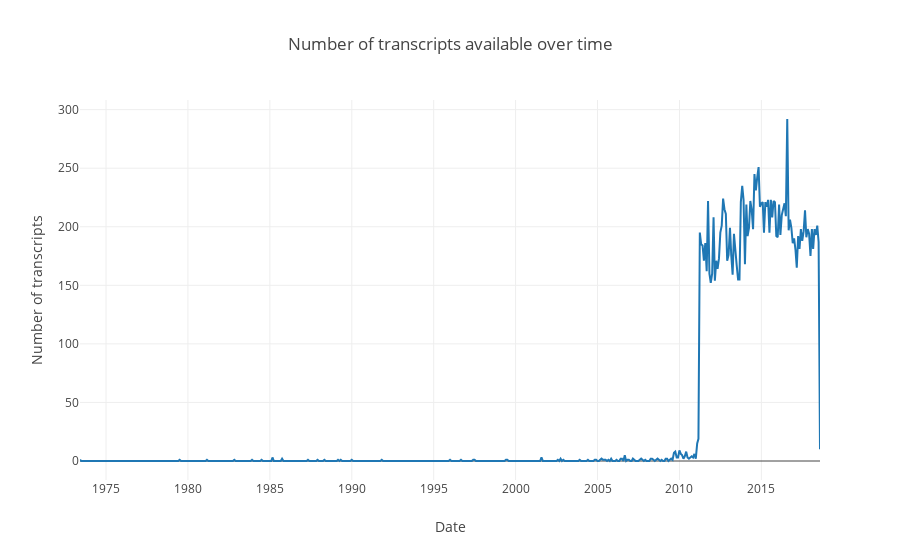

The notebook cell saved with this chart:
### Markdown cell above
<a id="date_spread"></a>

### [^](#toc) Date spread

The activity starts around April 2011, so we have 7 years of history to analyze

### Code cell
temp = (pbs
        .assign(n=0)
        .set_index("Date")
        .groupby(pd.Grouper(freq="M"))
        .n
        .apply(len)
        .sort_index()
)

trace = go.Scatter(
        x=temp.index,
        y=temp.values,
    )

layout = go.Layout(
    title = "Number of transcripts available over time",
    yaxis=dict(title="Number of transcripts"),
    xaxis=dict(title="Date"),
)



fig = go.Figure(data=[trace], layout=layout)
iplot(fig)

### Figure 1 — Plotly figure (JSON) as saved in the notebook; plotly's stock layout.template omitted (floating-point values rounded to 4 significant figures; data arrays with more than 128 entries replaced by an {"elided": "..."} marker saying what was removed)
{"data": [{"type": "scatter", "x": {"elided": "543 str values"}, "y": {"elided": "543 int values"}}], "layout": {"title": "Number of transcripts available over time", "xaxis": {"title": "Date"}, "yaxis": {"title": "Number of transcripts"}}}
